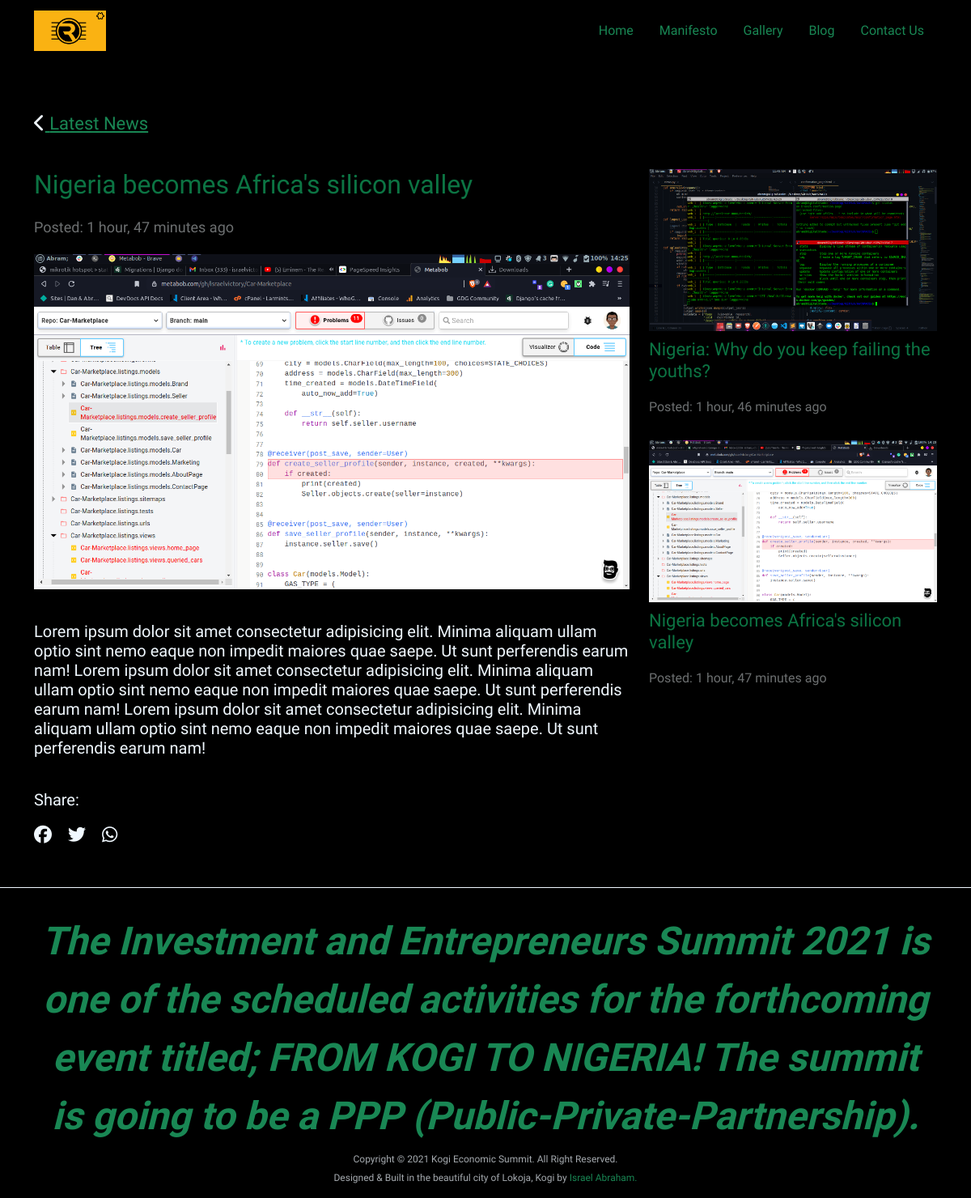
The page /blog/nigeria-becomes-africas-silicon-valley/ on the database its author committed.
### blog/models.py (models this page shows, shortened)
class Post(models.Model):
    title = models.CharField(max_length=255)
    slug = models.SlugField(max_length=500, blank=True, null=True)
    image = models.ImageField(null=True, blank=True, upload_to="blog/")
    date_created = models.DateTimeField(auto_now_add=True)
    date_modified = models.DateTimeField(auto_now=True)
    content = RichTextField()
    class Meta:
        verbose_name_plural = "Post"
    def get_absolute_url(self):
        return reverse("blog:post", args=[self.slug])

### blog/views.py (the view)
# urls.py: path("<slug:slug>/",  views.single_post, name="post")
def single_post(request: HttpRequest, slug: str) -> HttpResponse:
    post = Post.objects.get(slug=slug)
    latest_posts = Post.objects.all().order_by("-date_created")[:3]
    context = {
        "post": post,
        "latest_posts": latest_posts
    }
    return render(request, "blog/blog-single.html", context)

### templates/blog/blog-single.html (shortened to what this page needs)
{% extends "blog_base.html" %}
{% load static %}
{% block content %}
<section class="blogsingle__section">
    <div class="container">
        <div class="blog">
            <div class="head">
                <a href="{% url "blog:posts" %}" class="news_link">
                    <i class="fa fa-chevron-left" aria-hidden="true"></i>
                    Latest News
                </a>
            </div>
            <div class="body">
                <div class="row">
                    <div class="col-md-8 animate__animated animate__fadeInDownBig animate__slower">
                        <div class="head">
                            <p class="h5">
                                {{ post.title }}
                            </p>
                            <span class="date_posted">
                                Posted: {{ post.date_created|timesince }} ago
                            </span>
                            <img src="{{ post.image.url }}" alt="{{ post.title }}" class="img-responsive w-100">
                        </div>
                        <div class="body">
                            <p class="h5">
                                {{ post.content }}
                            </p>
                            <p class="h5 share">
                                Share:
                                <div class="flex_share">
                                    <a href="" class="share_icon">
                                        <i class="fa fa-facebook-official" aria-hidden="true"></i>
                                    </a>
                                    <a href="" class="share_icon">
                                        <i class="fa fa-twitter" aria-hidden="true"></i>
                                    </a>
                                    <a href="" class="share_icon">
                                        <i class="fa fa-whatsapp" aria-hidden="true"></i>
                                    </a>
                                </div>
                        </div>
                    </div>
                    <div class="col-md-4 animate__animated animate__fadeInUpBig animate__slower">
                        <div class="meta_">
                            <div class="row">
                                {% for post in latest_posts %}
                                <div class="col-md-12 mb-4">
                                    <div class="image">
                                        <img src="{{ post.image.url }}" alt="{{ post.title }}">
                                    </div>
                                    <a href="{{ post.get_absolute_url }}" class="h5">
                                        {{ post.title }}
                                    </a>
                                    <p class="date_posted h6">
                                        Posted: {{ post.date_created|timesince }} ago
                                    </p>
                                </div>
                                {% endfor %}
                            </div>
                        </div>
                    </div>
                </div>
            </div>
        </div>
    </div>
</section>
{% endblock content %}

### summit/static/css/blog.css (style rules this page uses)
section.blogsingle__section { height: 100%; padding-top: 5%; background-color: #000; padding-bottom: 50px; border-bottom: 1px solid #f0f8ff; }
section.blogsingle__section div.blog i, section.blogsingle__section div.blog svg { color: aliceblue; }
section.blogsingle__section div.blog a.news_link { color: #198754; font-size: 22px; }
section.blogsingle__section div.blog div.body { margin-top: 40px; }
section.blogsingle__section div.blog div.body div.head p.h5, section.blogsingle__section div.blog div.body div.head span.date_posted { color: #6c6f70; }
section.blogsingle__section div.blog div.body div.head p.h5 { font-size: 32px; color: #0c7443; margin-bottom: 20px; }
section.blogsingle__section div.blog div.body div.head span.date_posted { margin-bottom: 30px; font-size: 18px; }
section.blogsingle__section div.blog div.body div.head img { margin-top: 20px; }
section.blogsingle__section div.blog div.body div.body p.h5 { margin-bottom: 20px; color: aliceblue; font-weight: 400; }
section.blogsingle__section div.blog div.body div.body p.share { margin-top: 40px; }
section.blogsingle__section div.blog div.body div.meta_ div.image { margin-bottom: 10px; }
section.blogsingle__section div.blog div.body div.meta_ div.image img { width: 100%; height: 100%; }
section.blogsingle__section div.blog div.body div.meta_ a.h5 { color: #0c7443; text-decoration: none; font-size: 22px; }
section.blogsingle__section div.blog div.body div.meta_ p.h6 { color: #6c6f70; margin-top: 20px; }
div.flex_share { display: flex; }
div.flex_share a.share_icon { margin-right: 20px !important; }
div.flex_share a.share_icon i, div.flex_share a.share_icon svg { font-size: 22px; }

### summit/static/css/styles.css (style rules this page uses)
* { margin: 0%; padding: 0%; }
body { font-family: "Recursive", sans-serif; scroll-behavior: smooth; }

### rows shown on the page
Post: title "Nigeria becomes Africa's silicon valley", date_created "1 hour, 47 minutes", image (picture), content "Lorem ipsum dolor sit amet consectetur adipisicing elit. Minima aliquam ullam optio sint nemo eaque non impedit maiores quae saepe. Ut sunt perferendis earum nam! Lorem ipsum dolor sit amet consectetur adipisicing elit. Minima aliquam ullam optio sint nemo eaque non impedit maiores quae saepe. Ut sunt perferendis earum nam! Lorem ipsum dolor sit amet consectetur adipisicing elit. Minima aliquam ullam optio sint nemo eaque non impedit maiores quae saepe. Ut sunt perferendis earum nam!"
Post: image (picture), title "Nigeria: Why do you keep failing the youths?", date_created "1 hour, 46 minutes"
